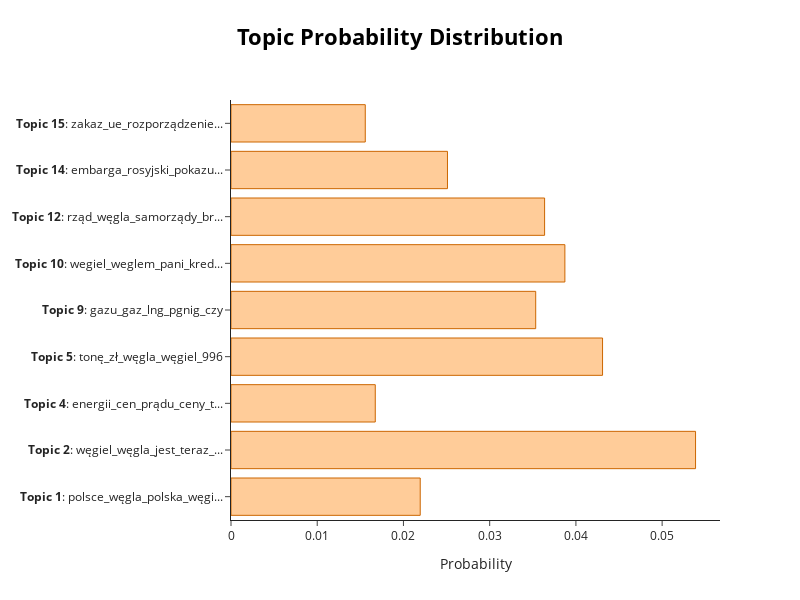

Notebook source saved alongside this figure:
### Markdown cell above
### The variable probabilities that is returned from fit_transform() can be used to understand how confident BERTopic is that certain topics can be found in a document.

### Code cell
model.visualize_distribution(probabilities[200], min_probability=0.015)

### Figure 1 — Plotly figure (JSON) as saved in the notebook; plotly's stock layout.template omitted (floating-point values rounded to 4 significant figures)
{"data": [{"marker": {"color": "#ffcc99", "line": {"color": "#cc6600", "width": 1}}, "orientation": "h", "type": "bar", "x": [0.02194, 0.05388, 0.01673, 0.04309, 0.03534, 0.03872, 0.03637, 0.02511, 0.01557], "y": ["<b>Topic 1</b>: polsce_węgla_polska_węgi...", "<b>Topic 2</b>: węgiel_węgla_jest_teraz_...", "<b>Topic 4</b>: energii_cen_prądu_ceny_t...", "<b>Topic 5</b>: tonę_zł_węgla_węgiel_996", "<b>Topic 9</b>: gazu_gaz_lng_pgnig_czy", "<b>Topic 10</b>: wegiel_weglem_pani_kred...", "<b>Topic 12</b>: rząd_węgla_samorządy_br...", "<b>Topic 14</b>: embarga_rosyjski_pokazu...", "<b>Topic 15</b>: zakaz_ue_rozporządzenie..."]}], "layout": {"height": 600, "hoverlabel": {"bgcolor": "white", "font": {"family": "Rockwell", "size": 16}}, "title": {"font": {"color": "Black", "size": 22}, "text": "<b>Topic Probability Distribution", "x": 0.5, "xanchor": "center", "y": 0.95, "yanchor": "top"}, "width": 800, "xaxis": {"title": {"text": "Probability"}}}}
